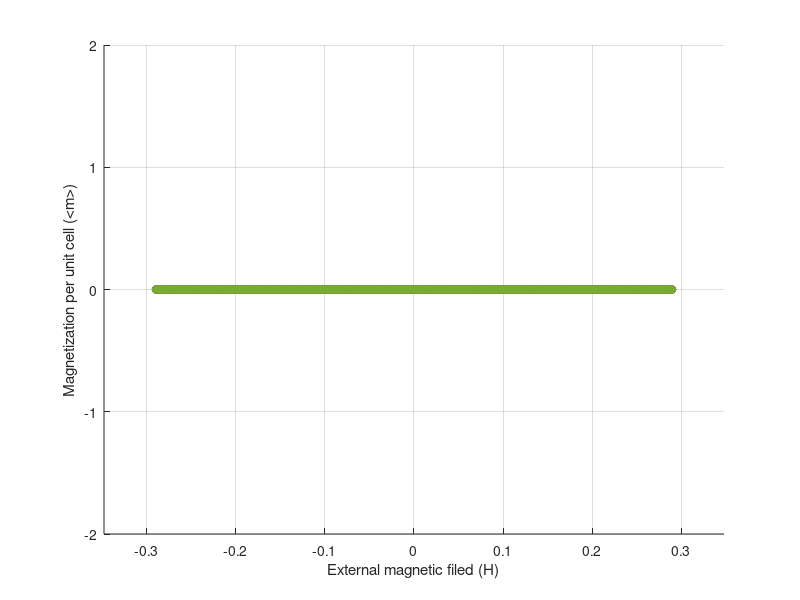
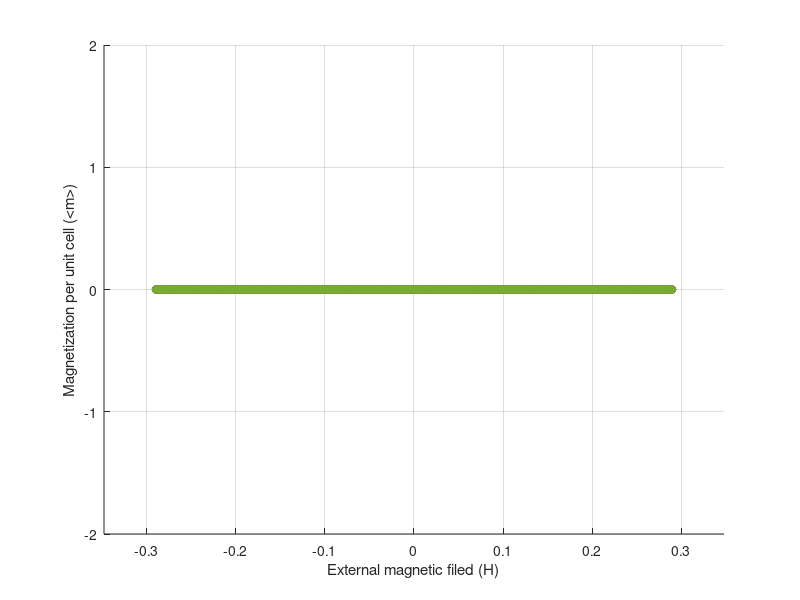
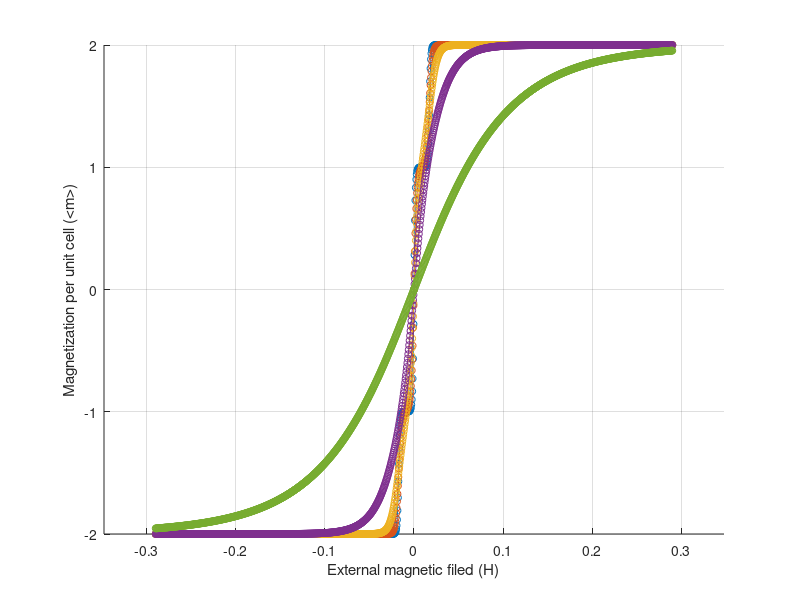

Here is the MATLAB script that generated these plots, in order: (Note: this script raises an error after producing the figures.)
clear
format long g;

sigx = [0 1; 1 0];
sigy = [0 -1i; 1i 0];
sigz = [1 0; 0 -1];

sigx3 = [0 1 0; 1 0 1; 0 1 0];
sigy3 = [0 -1i 0; i 0 -1i; 0 i 0];
sigz3 = [1 0 0; 0 0 0; 0 0 -1];

Sx_1 = 1/sqrt(2)*sigx3;
Sx_2 = 0.5.*sigx;
Sx_22 = 0.5.*sigx;

Sy_1 = 1/sqrt(2)*sigy3;
Sy_2 = 0.5.*sigy;
Sy_22 = 0.5.*sigy;

Sz_1 = sigz3;
Sz_2 = 0.5.*sigz;
Sz_22 = 0.5.*sigz;

% limit = 100; %set iteration limit
D = 1; %setting dimensions
k = 0.0862875; %Boltzmann constant
J_T = 20.0;
J_J = 2.0;
minField = -0.29;
maxField = 0.29;
fieldStep = 5e-4;

% minTemp = 0.01;
% maxTemp = 1.51;
% tempStep = 0.5;
% temperature = int8((maxTemp-minTemp)/tempStep+1); % discretization of the temperature
% tempSeries = [minTemp:tempStep:maxTemp];

tempSeries = [0.01, 0.02, 0.05, 0.2, 1.0];
temperature = length(tempSeries); % Alternative temperature steps
J_1 = J_T*(k*tempSeries(1)); %coupling strength
J_T = [J_1./(k.*tempSeries)];
J_2 = J_J * J_1;

field = int8((maxField-minField)/fieldStep); % discretization of the field
%vector = zeros(int8(field*temperature),3);
% map = zeros(field, temperature);

delta = 0.0001;
iterator = 1;
newAvSx_1 = 0;
newAvSx_2 = 0;
newAvSx_22 = 0;
avmx_up = zeros(temperature, field);
avmx_down = zeros(temperature, field);

newAvSy_1 = 0;
newAvSy_2 = 0;
newAvSy_22 = 0;
avmy_up = zeros(temperature, field);
avmy_down = zeros(temperature, field);

newAvSz_1 = 0;
newAvSz_2 = 0;
newAvSz_22 = 0;
avmz_up = zeros(temperature, field);
avmz_down = zeros(temperature, field);

ti = 1;
for temp = tempSeries
    
    beta = 1/(k*temp);
    
    avSx_1 = 0; %initial guess of average Sx(1)
    avSx_2 = 0; %initial guess of average Sx(1/2)
    avSx_22 = 0; %initial guess of average Sx(1/2)_2
    
    avSy_1 = 0; %initial guess of average Sy(1)
    avSy_2 = 0.5; %initial guess of average Sy(1/2)
    avSy_22 = -0.5; %initial guess of average Sy(1/2)_2
    
    avSz_1 = 1; %initial guess of average Sz(1)
    avSz_2 = 0.5; %initial guess of average Sz(1/2)
    avSz_22 = 0.5; %initial guess of average Sz(1/2)_2
    
%     avSx = avSx_1 + avSx_2 + avSx_22;
%     avSy = avSy_1 + avSy_2 + avSy_22;
%     avSz = avSz_1 + avSz_2 + avSz_22;
    
    hi = 1;
    for hL = minField:fieldStep:maxField
        while 1
            %             Hx = J_1*avSx_2*kron(kron(Sx_1,eye(2)),eye(2)) + J_2*avSx_2*kron(kron(Sx_2,eye(2)),eye(3));
            %             Hy = J_1*avSy_2*kron(kron(Sy_1,eye(2)),eye(2)) + J_2*avSy_2*kron(kron(Sy_2,eye(2)),eye(3));
            %             Hz = J_1*avSz_2*kron(kron(Sz_1,eye(2)),eye(2)) + J_2*avSz_2*kron(kron(Sz_2,eye(2)),eye(3));
            
            Hx_12 = J_1*avSx_2*kron(kron(Sx_1,eye(2)),eye(2));
            Hx_12_2 = J_1*avSx_22*kron(kron(Sx_1,eye(2)),eye(2));
            Hx_22 = J_2*avSx_22*kron(kron(Sx_2,eye(2)),eye(3));
            Hx_22_2 = J_2*avSx_2*kron(kron(Sx_22,eye(2)),eye(3));
            
            Hy_12 = J_1*avSy_2*kron(kron(Sy_1,eye(2)),eye(2));
            Hy_12_2 = J_1*avSy_22*kron(kron(Sy_1,eye(2)),eye(2));
            Hy_22 = J_2*avSy_22*kron(kron(Sy_2,eye(2)),eye(3));
            Hy_22_2 = J_2*avSy_2*kron(kron(Sy_22,eye(2)),eye(3));
            
            Hz_12 = J_1*avSz_2*kron(kron(Sz_1,eye(2)),eye(2));
            Hz_12_2 = J_1*avSz_22*kron(kron(Sz_1,eye(2)),eye(2));
            Hz_22 = J_2*avSz_22*kron(kron(Sz_2,eye(2)),eye(3));
            Hz_22_2 = J_2*avSz_2*kron(kron(Sz_22,eye(2)),eye(3));
            
            % Further assemble the hamiltonian and apply 0.5 factor to
            % avoid double counting
            Hx = Hx_12 + Hx_12_2 + 0.5*Hx_22 + 0.5* Hx_22_2;
            Hy = Hy_12 + Hy_12_2 + 0.5*Hy_22 + 0.5* Hy_22_2;
            Hz = Hz_12 + Hz_12_2 + 0.5*Hz_22 + 0.5* Hz_22_2;
            
            Hamlt = Hx + Hy + Hz - hL*kron(eye(4),Sz_1) - hL*kron(eye(6),Sz_2) - hL*kron(eye(6),Sz_22); %with external field
            %              Hamlt = Hx + Hy + Hz; %without external field
            [v, E] = eig(Hamlt);
            Z = trace(exp(-beta.*E));
            newAvSx_1 = diag(exp(-beta*E))'*diag(v'*kron(eye(4),Sx_1)*v)/Z;
            newAvSx_2 = diag(exp(-beta*E))'*diag(v'*kron(eye(6),Sx_2)*v)/Z;
            newAvSx_22 = diag(exp(-beta*E))'*diag(v'*kron(eye(6),Sx_22)*v)/Z;
            diffx_1 = newAvSx_1 - avSx_1;
            diffx_2 = newAvSx_2 - avSx_2;
            diffx_22 = newAvSx_22 - avSx_22;
            
            newAvSy_1 = diag(exp(-beta*E))'*diag(v'*kron(eye(4),Sy_1)*v)/Z;
            newAvSy_2 = diag(exp(-beta*E))'*diag(v'*kron(eye(6),Sy_2)*v)/Z;
            newAvSy_22 = diag(exp(-beta*E))'*diag(v'*kron(eye(6),Sy_22)*v)/Z;
            diffy_1 = newAvSy_1 - avSy_1;
            diffy_2 = newAvSy_2 - avSy_2;
            diffy_22 = newAvSy_22 - avSy_22;
            
            newAvSz_1 = diag(exp(-beta*E))'*diag(v'*kron(eye(4),Sz_1)*v)/Z;
            newAvSz_2 = diag(exp(-beta*E))'*diag(v'*kron(eye(6),Sz_2)*v)/Z;
            newAvSz_22 = diag(exp(-beta*E))'*diag(v'*kron(eye(6),Sz_22)*v)/Z;
            diffz_1 = newAvSz_1 - avSz_1;
            diffz_2 = newAvSz_2 - avSz_2;
            diffz_22 = newAvSz_22 - avSz_22;
            
            if abs(diffx_1) < delta && abs(diffx_2) < delta && abs(diffy_1) < delta && abs(diffy_2) < delta && abs(diffz_1) < delta && abs(diffz_2) < delta && abs(diffz_22) < delta
                break
            else
                avSx_1 = newAvSx_1;
                avSx_2 = newAvSx_2;
                avSx_22 = newAvSx_22;
                
                avSy_1 = newAvSy_1;
                avSy_2 = newAvSy_2;
                avSy_22 = newAvSy_22;
                
                avSz_1 = newAvSz_1;
                avSz_2 = newAvSz_2;
                avSz_22 = newAvSz_22;
            end
        end
        avmx_up(ti,hi) = avSx_1 + avSx_2 + avSx_22;
        avmy_up(ti,hi) = avSy_1 + avSy_2 + avSy_22;
        avmz_up(ti,hi) = avSz_1 + avSz_2 + avSz_22;
        
        hi = hi + 1;
    end
    
    avSx_1 = 0; %initial guess of average Sx(1)
    avSx_2 = 0; %initial guess of average Sx(1/2)
    
    avSy_1 = 0; %initial guess of average Sy(1)
    avSy_2 = 0; %initial guess of average Sy(1/2)
    
    avSz_1 = 0; %initial guess of average Sz(1)
    avSz_2 = 0; %initial guess of average Sz(1/2)
%     hi = 1;
%     for hL = maxField:-fieldStep:minField
%         while 1
%             %             Hx = J_1*avSx_2*kron(kron(Sx_1,eye(2)),eye(2)) + J_2*avSx_2*kron(kron(Sx_2,eye(2)),eye(3));
%             %             Hy = J_1*avSy_2*kron(kron(Sy_1,eye(2)),eye(2)) + J_2*avSy_2*kron(kron(Sy_2,eye(2)),eye(3));
%             %             Hz = J_1*avSz_2*kron(kron(Sz_1,eye(2)),eye(2)) + J_2*avSz_2*kron(kron(Sz_2,eye(2)),eye(3));
%             
%             Hx_12 = J_1*avSx_2*kron(kron(Sx_1,eye(2)),eye(2));
%             Hx_12_2 = J_1*avSx_22*kron(kron(Sx_1,eye(2)),eye(2));
%             Hx_22 = J_2*avSx_22*kron(kron(Sx_2,eye(2)),eye(3));
%             Hx_22_2 = J_2*avSx_2*kron(kron(Sx_22,eye(2)),eye(3));
%             
%             Hy_12 = J_1*avSy_2*kron(kron(Sy_1,eye(2)),eye(2));
%             Hy_12_2 = J_1*avSy_22*kron(kron(Sy_1,eye(2)),eye(2));
%             Hy_22 = J_2*avSy_22*kron(kron(Sy_2,eye(2)),eye(3));
%             Hy_22_2 = J_2*avSy_2*kron(kron(Sy_22,eye(2)),eye(3));
%             
%             Hz_12 = J_1*avSz_2*kron(kron(Sz_1,eye(2)),eye(2));
%             Hz_12_2 = J_1*avSz_22*kron(kron(Sz_1,eye(2)),eye(2));
%             Hz_22 = J_2*avSz_22*kron(kron(Sz_2,eye(2)),eye(3));
%             Hz_22_2 = J_2*avSz_2*kron(kron(Sz_22,eye(2)),eye(3));
%             
%             % Further assemble the hamiltonian and apply 0.5 factor to
%             % avoid double counting
%             Hx = Hx_12 + Hx_12_2 + 0.5*Hx_22 + 0.5* Hx_22_2;
%             Hy = Hy_12 + Hy_12_2 + 0.5*Hy_22 + 0.5* Hy_22_2;
%             Hz = Hz_12 + Hz_12_2 + 0.5*Hz_22 + 0.5* Hz_22_2;
%             
%             Hamlt = Hx + Hy + Hz - hL*kron(eye(4),Sz_1) - hL*kron(eye(6),Sz_2) - hL*kron(eye(6),Sz_22); %with external field
%             %              Hamlt = Hx + Hy + Hz; %without external field
%             [v, E] = eig(Hamlt,'nobalance');
%             Z = trace(exp(-beta.*E));
%             newAvSx_1 = diag(exp(-beta*E))'*diag(v'*kron(eye(4),Sx_1)*v)/Z;
%             newAvSx_2 = diag(exp(-beta*E))'*diag(v'*kron(eye(6),Sx_2)*v)/Z;
%             newAvSx_22 = diag(exp(-beta*E))'*diag(v'*kron(eye(6),Sx_22)*v)/Z;
%             diffx_1 = newAvSx_1 - avSx_1;
%             diffx_2 = newAvSx_2 - avSx_2;
%             diffx_22 = newAvSx_22 - avSx_22;
%             
%             newAvSy_1 = diag(exp(-beta*E))'*diag(v'*kron(eye(4),Sy_1)*v)/Z;
%             newAvSy_2 = diag(exp(-beta*E))'*diag(v'*kron(eye(6),Sy_2)*v)/Z;
%             newAvSy_22 = diag(exp(-beta*E))'*diag(v'*kron(eye(6),Sy_22)*v)/Z;
%             diffy_1 = newAvSy_1 - avSy_1;
%             diffy_2 = newAvSy_2 - avSy_2;
%             diffy_22 = newAvSy_22 - avSy_22;
%             
%             newAvSz_1 = diag(exp(-beta*E))'*diag(v'*kron(eye(4),Sz_1)*v)/Z;
%             newAvSz_2 = diag(exp(-beta*E))'*diag(v'*kron(eye(6),Sz_2)*v)/Z;
%             newAvSz_22 = diag(exp(-beta*E))'*diag(v'*kron(eye(6),Sz_22)*v)/Z;
%             diffz_1 = newAvSz_1 - avSz_1;
%             diffz_2 = newAvSz_2 - avSz_2;
%             diffz_22 = newAvSz_22 - avSz_22;
%             
%             if abs(diffx_1) < delta && abs(diffx_2) < delta && abs(diffy_1) < delta && abs(diffy_2) < delta && abs(diffz_1) < delta && abs(diffz_2) < delta && abs(diffz_22) < delta
%                 break
%             else
%                 avSx_1 = newAvSx_1;
%                 avSx_2 = newAvSx_2;
%                 avSx_22 = newAvSx_22;
%                 
%                 avSy_1 = newAvSy_1;
%                 avSy_2 = newAvSy_2;
%                 avSy_22 = newAvSy_22;
%                 
%                 avSz_1 = newAvSz_1;
%                 avSz_2 = newAvSz_2;
%                 avSz_22 = newAvSz_22;
%             end
%         end
%         avmx_down(ti,hi) = avSx_1 + avSx_2 + avSx_22;
%         avmy_down(ti,hi) = avSy_1 + avSy_2 + avSy_22;
%         avmz_down(ti,hi) = avSz_1 + avSz_2 + avSz_22;
%         
%         %         vector(iterator,:) = [temp, hL, newAvSz_1 + 2 * newAvSz_2];
%         %         map(floor(iterator/(temperature+1))+1,rem(iterator,temperature+1)+1) = avm;
%         iterator = iterator + 1;
%         %         if mod(iterator, 10) == 0
%         %            sprintf('Current iteration: %d, and Current temperature: %d', iterator, temp);
%         %         end
%         hi = hi + 1;
%     end
    ti = ti + 1;
end

figure
hold on
grid on
axis([1.2*minField 1.2*maxField -2 2]);
xlabel('External magnetic filed (H)');
ylabel('Magnetization per unit cell (<m>)');
for i = 1:temperature
    plot(minField:fieldStep:maxField, avmx_up(i,:),'o-','MarkerSize',5);
%     plot(maxField:-fieldStep:minField, avmx_down(i,:),'s-');
end
hold off

figure
hold on
grid on
axis([1.2*minField 1.2*maxField -2 2]);
xlabel('External magnetic filed (H)');
ylabel('Magnetization per unit cell (<m>)');
for i = 1:temperature
    plot(minField:fieldStep:maxField, avmy_up(i,:),'o-','MarkerSize',5);
%     plot(maxField:-fieldStep:minField, avmy_down(i,:),'s-','MarkerSize',5);
end
hold off

figure
hold on
grid on
axis([1.2*minField 1.2*maxField -2 2]);
xlabel('External magnetic filed (H)');
ylabel('Magnetization per unit cell (<m>)');
for i = 1:temperature
    plot(minField:fieldStep:maxField, avmz_up(i,:),'o-','MarkerSize',5);
    %plot(maxField:-fieldStep:minField, avmz_down(i,:),'s-','MarkerSize',5);
end

lgd = strcat('T = ', string(num2cell((tempSeries))), ' K, J_1/k_BT = ', string(num2cell(J_T)), ', J_2/J_1 = ', num2str(J_J));
legend(lgd);
hold off
% plot(vector(:,2),vector(:,3));
% scatter3(vector(:,1),vector(:,2),vector(:,3),15,vector(:,3),'filled');
% view([0 90]);